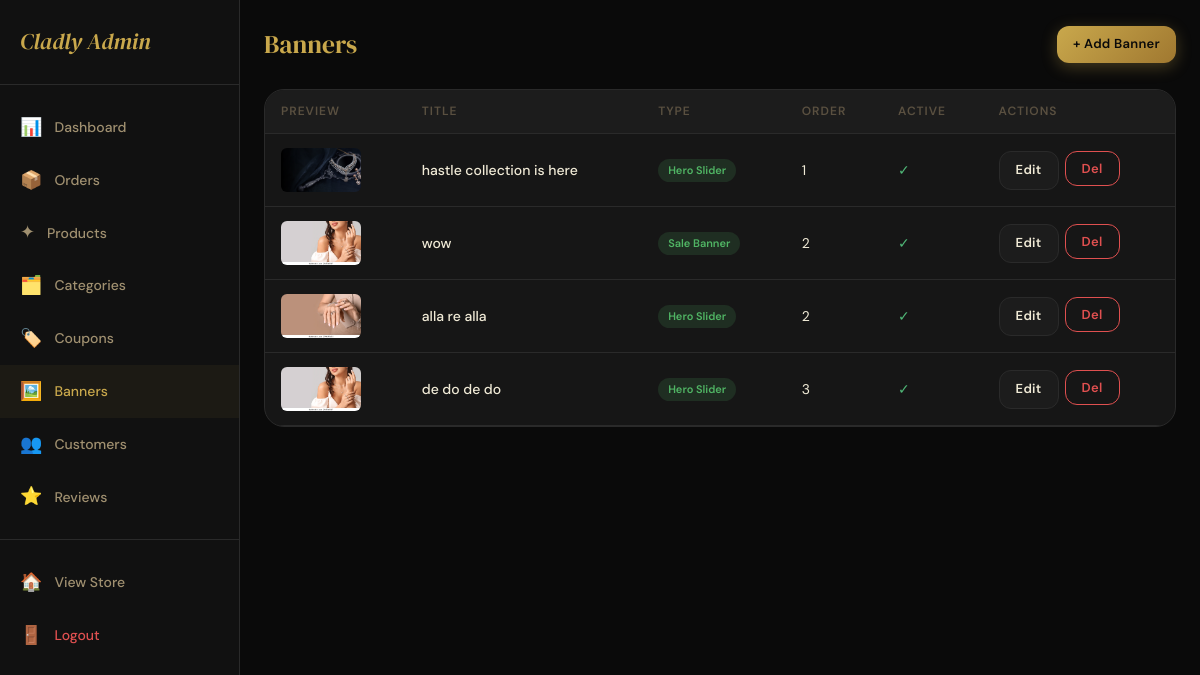
/admin-panel/banners/ (signed in), run on the app's committed database.
### store/models.py (models this page shows, shortened)
class Banner(models.Model):
    BANNER_TYPE = [
        ('hero', 'Hero Slider'),
        ('sale', 'Sale Banner'),
        ('flash', 'Flash Sale'),
        ('campaign', 'Campaign'),
    ]
    title = models.CharField(max_length=200)
    subtitle = models.CharField(max_length=300, blank=True)
    image = models.ImageField(upload_to='banners/')
    mobile_image = models.ImageField(upload_to='banners/', null=True, blank=True)
    link = models.CharField(max_length=500, blank=True)
    banner_type = models.CharField(max_length=20, choices=BANNER_TYPE, default='hero')
    is_active = models.BooleanField(default=True)
    order = models.IntegerField(default=0)
    start_date = models.DateTimeField(null=True, blank=True)
    end_date = models.DateTimeField(null=True, blank=True)
    class Meta:
        ordering = ['order']

### store/views.py (the view)
# urls.py: path('admin-panel/banners/', views.admin_banners, name='admin_banners'),
@user_passes_test(is_admin, login_url='/login/')
def admin_banners(request):
    banners = Banner.objects.all()
    return render(request, 'store/admin/banners.html', {'banners': banners})

### store/context_processors.py (called while the page is built)
def cart_wishlist_count(request):
    cart_count = 0
    wishlist_count = 0
    notif_count = 0
    if request.user.is_authenticated:
        cart_count = Cart.objects.filter(user=request.user).count()
        wishlist_count = Wishlist.objects.filter(user=request.user).count()
        notif_count = Notification.objects.filter(user=request.user, is_read=False).count()
    else:
        session_key = request.session.session_key
        if session_key:
            cart_count = Cart.objects.filter(session_key=session_key).count()
    return {
        'cart_count': cart_count,
        'wishlist_count': wishlist_count,
        'notif_count': notif_count,
    }

def categories_list(request):
    categories = Category.objects.filter(is_active=True).order_by('order', 'name')
    return {'nav_categories': categories}

### store/views.py (called while the page is built)
def is_admin(user):
    return user.is_authenticated and user.is_staff

### store/templates/store/admin/banners.html (shortened to what this page needs)
{% extends 'store/admin/base_admin.html' %}
{% block admin_content %}
<div class="admin-header">
  <div class="admin-page-title">Banners</div>
  <a href="{% url 'admin_add_banner' %}" class="btn btn-gold btn-sm">+ Add Banner</a>
</div>
<div class="table-wrap">
  <table class="data-table">
    <thead><tr><th>Preview</th><th>Title</th><th>Type</th><th>Order</th><th>Active</th><th>Actions</th></tr></thead>
    <tbody>
      {% for banner in banners %}
        <tr>
          <td><img src="{{ banner.image.url }}" style="width:80px;height:44px;object-fit:cover;border-radius:var(--radius-sm);"></td>
          <td style="font-weight:500;">{{ banner.title }}</td>
          <td><span class="status-badge status-confirmed">{{ banner.get_banner_type_display }}</span></td>
          <td>{{ banner.order }}</td>
          <td>{% if banner.is_active %}<span style="color:var(--success);">✓</span>{% else %}<span style="color:var(--error);">✕</span>{% endif %}</td>
          <td>
            <div style="display:flex;gap:6px;">
              <a href="{% url 'admin_edit_banner' banner.pk %}" class="btn btn-dark btn-sm">Edit</a>
              <form method="post" action="{% url 'admin_delete_banner' banner.pk %}" onsubmit="return confirm('Delete banner?')">
                {% csrf_token %}<button type="submit" class="btn btn-sm" style="color:var(--error);background:none;border:1px solid var(--error);">Del</button>
              </form>
            </div>
          </td>
        </tr>
      {% empty %}
        <tr><td colspan="6" style="text-align:center;padding:40px;color:var(--text-muted);">No banners yet.</td></tr>
      {% endfor %}
    </tbody>
  </table>
</div>
{% endblock %}

### store/static/store/css/main.css (style rules this page uses)
:root { --gold: #C9A84C; --gold-light: #E8C96A; --gold-dark: #A07830; --gold-pale: #F5EDD6; --black: #0A0A0A; --black-soft: #111111; --black-card: #161616; --surface: #1C1C1C; --border: #2A2A2A; --border-gold: rgba(201,168,76,0.25); --text-primary: #F0EAD6; --text-secondary: #A09070; --text-muted: #5A5040; --white: #FFFFFF; --error: #E05050; --success: #50B878; --warning: #E0A050; --font-display: 'DM Serif Display', 'Playfair Display', Georgia, serif; --font-body: 'DM Sans', system-ui, sans-serif; --radius-sm: 6px; --radius: 12px; --radius-lg: 20px; --radius-xl: 32px; --shadow-gold: 0 4px 24px rgba(201,168,76,0.15); --shadow-deep: 0 8px 40px rgba(0,0,0,0.6); --shadow-card: 0 2px 16px rgba(0,0,0,0.4); --transition: 0.3s cubic-bezier(0.4, 0, 0.2, 1); }
*, *::before, *::after { box-sizing: border-box; margin: 0; padding: 0; }
html { scroll-behavior: smooth; -webkit-text-size-adjust: 100%; }
body { font-family: var(--font-body); background: var(--black); color: var(--text-primary); font-size: 15px; line-height: 1.6; overflow-x: hidden; }
img { max-width: 100%; height: auto; display: block; }
a { color: var(--gold); text-decoration: none; transition: color var(--transition); }
button { cursor: pointer; font-family: var(--font-body); }
.btn { display: inline-flex; align-items: center; justify-content: center; gap: 8px; padding: 12px 24px; border-radius: var(--radius); font-family: var(--font-body); font-size: 14px; font-weight: 600; border: none; cursor: pointer; transition: all var(--transition); text-decoration: none; letter-spacing: 0.3px; white-space: nowrap; }
.btn-gold { background: linear-gradient(135deg, var(--gold), var(--gold-dark)); color: var(--black); box-shadow: 0 4px 16px rgba(201,168,76,0.3); }
.btn-dark { background: var(--surface); color: var(--text-primary); border: 1px solid var(--border); }
.btn-sm { padding: 8px 16px; font-size: 13px; }
.admin-header { display: flex; justify-content: space-between; align-items: center; margin-bottom: 24px; }
.admin-page-title { font-family: var(--font-display); font-size: 1.6rem; color: var(--gold); }
.data-table { width: 100%; border-collapse: collapse; }
.data-table th { background: var(--surface); padding: 12px 16px; text-align: left; font-size: 12px; color: var(--text-muted); font-weight: 600; text-transform: uppercase; letter-spacing: 1px; border-bottom: 1px solid var(--border); }
.data-table td { padding: 14px 16px; border-bottom: 1px solid var(--border); font-size: 14px; vertical-align: middle; }
.table-wrap { background: var(--black-card); border: 1px solid var(--border); border-radius: var(--radius-lg); overflow: hidden; overflow-x: auto; }
.status-badge { display: inline-block; padding: 3px 10px; border-radius: 20px; font-size: 11px; font-weight: 600; }
.status-confirmed { background: rgba(80,180,100,0.15); color: #50B464; }

### data on the page
Banner: image (picture), title "hastle collection is here", banner_type "Hero Slider", order "1"
Banner: image (picture), title "wow", banner_type "Sale Banner", order "2"
Banner: image (picture), title "alla re alla", banner_type "Hero Slider", order "2"
Banner: image (picture), title "de do de do", banner_type "Hero Slider", order "3"
